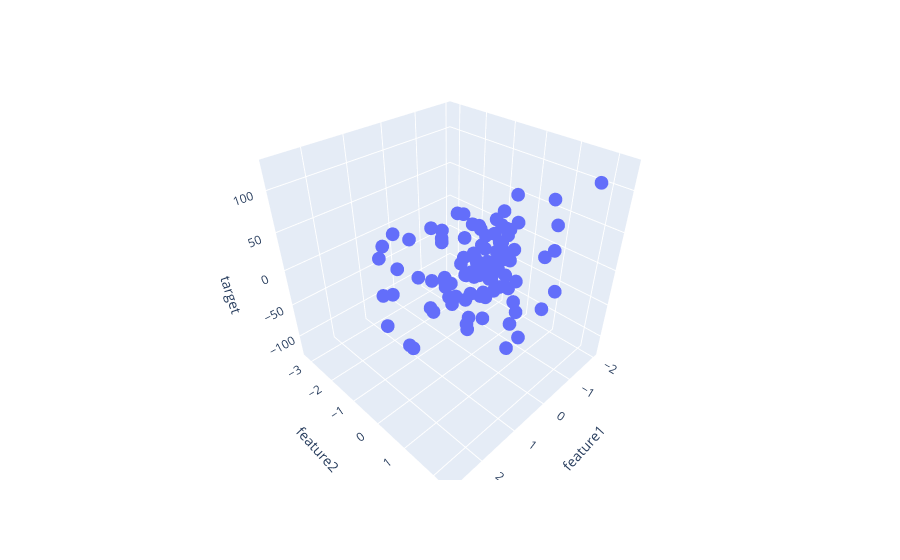

The notebook cell saved with this chart:
### Code cell
fig=px.scatter_3d(df,x='feature1',y='feature2',z='target')
fig
